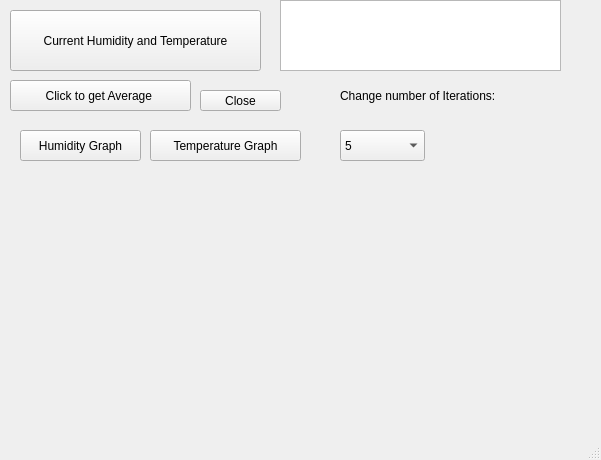
<?xml version="1.0" encoding="UTF-8"?>
<ui version="4.0">
 <class>MainWindow</class>
 <widget class="QMainWindow" name="MainWindow">
  <property name="geometry">
   <rect>
    <x>0</x>
    <y>0</y>
    <width>601</width>
    <height>460</height>
   </rect>
  </property>
  <property name="windowTitle">
   <string>Project1</string>
  </property>
  <property name="windowIcon">
   <iconset>
    <normaloff>../../pi.jpg</normaloff>../../pi.jpg</iconset>
  </property>
  <widget class="QWidget" name="centralwidget">
   <widget class="QPushButton" name="showhum_button">
    <property name="geometry">
     <rect>
      <x>10</x>
      <y>10</y>
      <width>251</width>
      <height>61</height>
     </rect>
    </property>
    <property name="text">
     <string>Current Humidity and Temperature</string>
    </property>
   </widget>
   <widget class="QTextEdit" name="showhum_window">
    <property name="geometry">
     <rect>
      <x>280</x>
      <y>0</y>
      <width>281</width>
      <height>71</height>
     </rect>
    </property>
   </widget>
   <widget class="QPushButton" name="close_button">
    <property name="geometry">
     <rect>
      <x>200</x>
      <y>90</y>
      <width>81</width>
      <height>21</height>
     </rect>
    </property>
    <property name="text">
     <string>Close</string>
    </property>
   </widget>
   <widget class="QPushButton" name="showaverage_button">
    <property name="geometry">
     <rect>
      <x>10</x>
      <y>80</y>
      <width>181</width>
      <height>31</height>
     </rect>
    </property>
    <property name="text">
     <string>Click to get Average </string>
    </property>
   </widget>
   <widget class="QWidget" name="gridLayoutWidget">
    <property name="geometry">
     <rect>
      <x>20</x>
      <y>210</y>
      <width>541</width>
      <height>181</height>
     </rect>
    </property>
    <layout class="QGridLayout" name="gridLayout"/>
   </widget>
   <widget class="QPushButton" name="Humgraph_button">
    <property name="geometry">
     <rect>
      <x>20</x>
      <y>130</y>
      <width>121</width>
      <height>31</height>
     </rect>
    </property>
    <property name="text">
     <string>Humidity Graph</string>
    </property>
   </widget>
   <widget class="QPushButton" name="Tempgraph_button">
    <property name="geometry">
     <rect>
      <x>150</x>
      <y>130</y>
      <width>151</width>
      <height>31</height>
     </rect>
    </property>
    <property name="text">
     <string>Temperature Graph</string>
    </property>
   </widget>
   <widget class="QComboBox" name="cb">
    <property name="geometry">
     <rect>
      <x>340</x>
      <y>130</y>
      <width>85</width>
      <height>31</height>
     </rect>
    </property>
    <item>
     <property name="text">
      <string>5</string>
     </property>
    </item>
    <item>
     <property name="text">
      <string>10</string>
     </property>
    </item>
    <item>
     <property name="text">
      <string>15</string>
     </property>
    </item>
   </widget>
   <widget class="QLabel" name="label">
    <property name="geometry">
     <rect>
      <x>340</x>
      <y>80</y>
      <width>211</width>
      <height>31</height>
     </rect>
    </property>
    <property name="text">
     <string>Change number of Iterations:</string>
    </property>
   </widget>
  </widget>
  <widget class="QMenuBar" name="menubar">
   <property name="geometry">
    <rect>
     <x>0</x>
     <y>0</y>
     <width>601</width>
     <height>27</height>
    </rect>
   </property>
  </widget>
  <widget class="QStatusBar" name="statusbar"/>
 </widget>
 <resources/>
 <connections/>
</ui>
